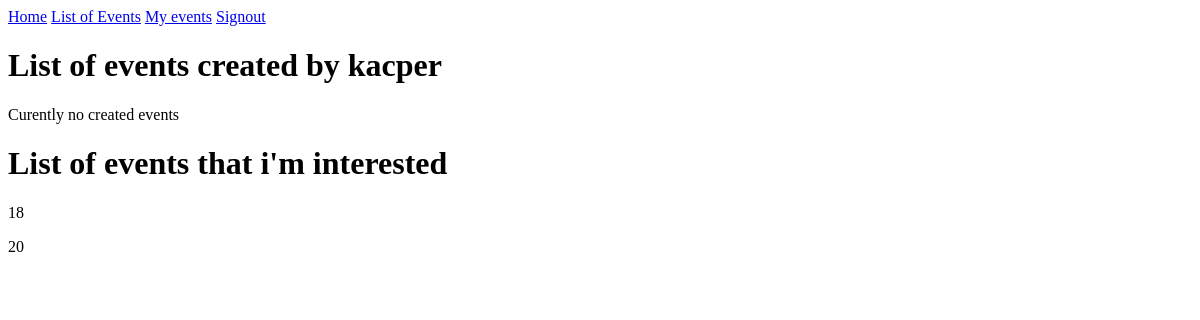
Page /mylist/ (signed in) on the earlier database version.
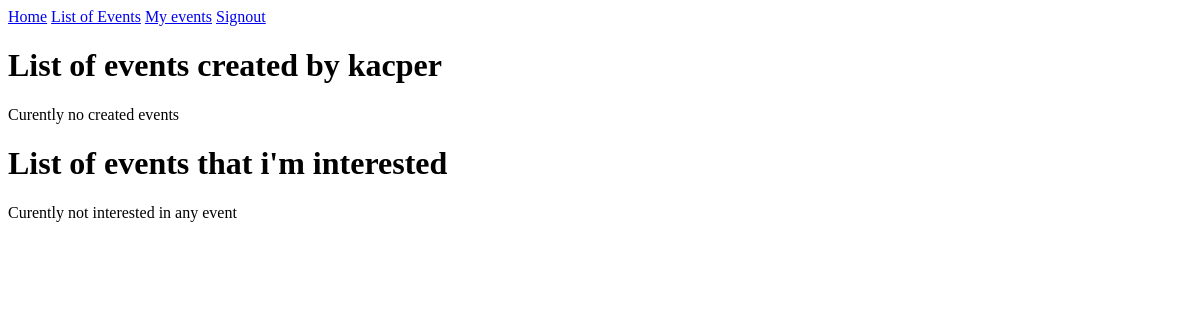
Same page on the later database version.
### main/models.py (models this page shows, shortened)
class EventParticipation(models.Model):
    user = models.CharField(
        max_length=100
        )
    eventId = models.IntegerField()
    participation = models.CharField(
        max_length=15
        )

### main/views.py (the view)
# urls.py: path("mylist/",views.mylist,name="mylist"),
def mylist(request):
    if request.user.is_authenticated:
        username = request.user.username
        items = Events.objects.filter(user__username = username)
        events_items = EventParticipation.objects.filter(user = username)
        return render(request,
                      'main/mylist.html',
                      {'items':items,
                       'events_items':events_items})
    else:
        return HttpResponseRedirect("/info/")

### main/templates/main/mylist.html (shortened to what this page needs)
{% extends 'main/base.html' %}
{% block content %}
    <h1>List of events created by {{user.get_username}} </h1>
    {% if items %}
        {% for i in items %}
            <p><a href="/{{ i.id }}">{{ i.name }}</a> <a href="/deleteEvent/{{ i.id }}">Delete an Event</a></p>
        {% endfor %}
    {% else %}
        <p>Curently no created events</p>
    {% endif %}
    <h1>List of events that i'm interested </h1>
    {% if events_items %}
        {% for j in events_items %}
            <p>{{ j.eventId }}</p>
        {% endfor %}
    {% else %}
        <p>Curently not interested in any event</p>
    {% endif %}
{% endblock %}

Differences in the rows shown:
removed EventParticipation: eventId "18"
removed EventParticipation: eventId "20"
Other differences:
text now shown: "Curently not interested in any event"
